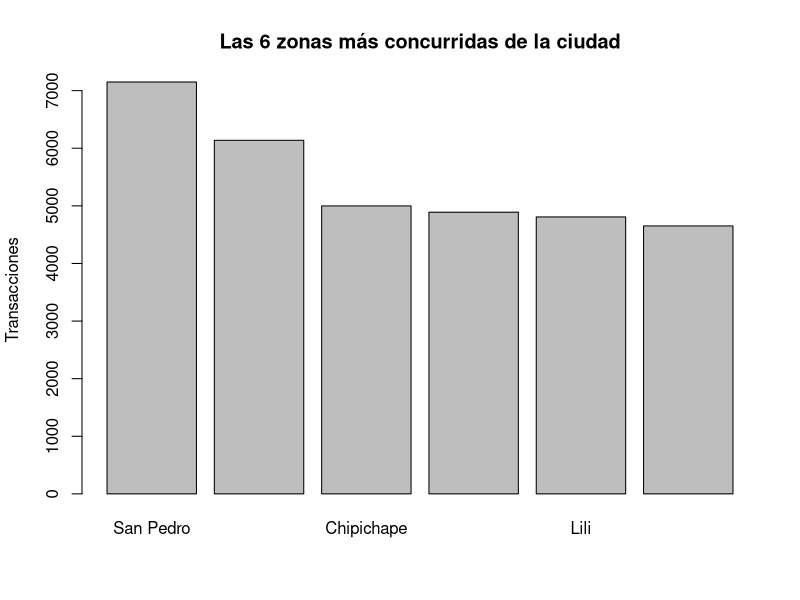

Recreate this plot in R.
## ---- chunk 1
#Los 3 son archivos separados por comas y con encabezados (nombres de columnas)
data_barrios<-read.csv('Datos Crudos/exa__barrios_cali.csv',sep = ',',
                       header = TRUE,stringsAsFactors = FALSE )

data_dispositivos<-read.csv('Datos Crudos/exa__dispositivos_cali.csv',
                            sep = ',', header = TRUE,
                            stringsAsFactors = FALSE )

data_clientes<-read.csv('Datos Crudos/exa__trx_clientes.csv',sep = ',',
                       header = TRUE,stringsAsFactors = FALSE )
#El argumento stringsAsFactors es para evitar que salgan factores que pueden ser molestos  para los algoritmos de limpieza
## ---- chunk 2
str(data_barrios)

str(data_dispositivos)

str(data_clientes)#La columna num_doc pese a ser númerica, por lo que representa no puede contener valores negativos
## ---- chunk 3
#La función complete.cases nos dice en que filas no hay NA
barrios_na<-complete.cases(data_barrios)
table(barrios_na) #No hay valores faltantes

dispositivos_na<-complete.cases(data_dispositivos)
table(dispositivos_na) #No hay valores faltantes

clientes_na<-complete.cases(data_clientes)
table(clientes_na) #No hay valores faltantes
## ---- chunk 4
min_codigo_barrios<-min(data_barrios$codigo)
min_codigo_barrios #El minimo es positivo, con lo que nos aseguramos que ninguno es negativo

min_codigo_dispositivos<-min(data_dispositivos$codigo)
min_codigo_dispositivos#El minimo es positivo, con lo que nos aseguramos que ninguno es negativo

min_idbarrio_dispositivos<-min(data_dispositivos$id_barrio)
min_idbarrio_dispositivos#El minimo es positivo, con lo que nos aseguramos que ninguno es negativo

min_coddispositivo_clientes<-min(data_clientes$cod_dispositivo)
min_coddispositivo_clientes#El minimo es positivo, con lo que nos aseguramos que ninguno es negativo

min_numdoc_clientes<-min(data_clientes$num_doc)
min_numdoc_clientes#El minimo es negativo, con lo que nos aseguramos que  almenos uno es negativo

table(data_clientes$tipo_doc)#Hay 14 datos anomalos en esta columna, tipo_doc  =4 y tipo_doc=9
## ---- chunk 5
data_clientes_tidy<-subset(data_clientes,
                           subset = num_doc>0 & tipo_doc %in% c(1,2) ,#solo consideramos las filas con num_doc positivo y que el tipo_doc sea 1 o 2
                           select = num_doc:num_trx)
## ---- chunk 6
#Ponemos los mismos nombres de columnas en las tablas
names(data_barrios)<-c('id_barrio','nombre_barrio')

names(data_dispositivos)<-c('tipo_disp','id_disp','latitud','longitud',
                            'id_barrio')

names(data_clientes_tidy)<-c('id_cliente','tipo_doc','tipo_disp','id_disp',
                             'num_trx')

## ---- chunk 7
library(data.table)
library(plyr)


##1·¿Cuales son las zonas más concurridas de la ciudad ?.


#Leer archilvos
data_barrios<-read.csv('./Datos Limpios/barrios_tidy.csv',header = TRUE,
                        sep = ',',stringsAsFactors = FALSE)

data_clientes<-read.csv('./Datos Limpios/clientes_tidy.csv',header = TRUE,
                       sep = ',',stringsAsFactors = FALSE)

data_dispositivos<-read.csv('./Datos Limpios/dispositivos_tidy.csv',
                            header = TRUE, sep = ',',stringsAsFactors = FALSE)

#convertir en tablas y asignarles un identificador
table_barrios<-data.table(data_barrios,key = 'id_barrio')

table_dispositivos<-data.table(data_dispositivos,key = 'id_disp')

table_clientes<-data.table(data_clientes,key = 'id_cliente')

## ---- chunk 8
#hacer un inner join 
bar_disp<-join(table_barrios,table_dispositivos,type='inner')

#mostrar solo las columnas id_disp y nombre_barrio
bar_disp<-bar_disp[,c(2,4)]


## ---- chunk 9
#hacer un inner join 
disp_cli<-join(table_dispositivos,table_clientes,type='inner')

#mostrar solo las columnas id_disp y num_trx
disp_cli<-disp_cli[,c(2,8)]
## ---- chunk 10
#hacer un inner join 
bar_cli<-join(bar_disp,disp_cli,type='inner')

#mostrar solo las columnas nombre_barrio y num_trx
bar_cli<-bar_cli[,c(1,3)]

#agrupar por el nombre del barrio y sumar las trx allí realizadas
bar_cli<-aggregate(num_trx~nombre_barrio,bar_cli,FUN = sum)
## ---- chunk 11
#ordenar los barrios de mayor a meenor segun el número de trx
bar_cli<-bar_cli[order(bar_cli$num_trx,decreasing = TRUE),]

x<-bar_cli[1:6,]

barplot(x$num_trx,names.arg = x$nombre_barrio,ylab = 'Transacciones',main = 'Las 6 zonas más concurridas de la ciudad')

head(bar_cli)


## ---- chunk 12
bar_disp<-join(table_barrios,table_dispositivos,type='inner')

#mostrar solo las columnas id_disp y nombre_barrio
bar_disp<-bar_disp[,2:4]
## ---- chunk 13

#cambiamos la columna id_disp por un vector de unos, pues solo nos intereza
# saber que hay un dispositivo
bar_disp$id_disp<-rep(1,length(bar_disp$nombre_barrio))

#contamos los dispositivos presentes en cada barrio respecto a su tipo
bar_disp_tipo<-aggregate(id_disp~nombre_barrio+tipo_disp,bar_disp,FUN = sum)

head(bar_disp_tipo)
## ---- chunk 14


#convertir en tablas y asignarles un identificador
table_barrios<-data.table(data_barrios,key = 'id_barrio')

table_dispositivos<-data.table(data_dispositivos,key = 'id_disp')

table_clientes<-data.table(data_clientes,key = 'id_cliente')

#hacer un inner join 
bar_disp<-join(table_barrios,table_dispositivos,type='inner')

#mostrar solo las columnas id_disp y nombre_barrio
bar_disp<-bar_disp[,c(2,4)]


#hacer un inner join 
disp_cli<-join(table_dispositivos,table_clientes,type='inner')

#mostrar solo las columnas id_disp,id_cliente y num_trx
disp_cli<-disp_cli[,c(2,6,8)]

## ---- chunk 15

#hacer un inner join 
bar_cli<-join(bar_disp,disp_cli,type='inner')

#mostrar solo las columnas id_disp,id_cliente y num_trx
bar_cli<-bar_cli[,c(1,3,4)]

head(bar_cli)
## ---- chunk 16

#calcular el total de trx de cada cliente
total_cli_trx<-aggregate(num_trx~id_cliente,bar_cli,FUN = sum)

#agregar una columna con el 65% de cada dato a la tabla total_cli_trx
total_cli_trx$pct<-65*total_cli_trx$num_trx/100

total_cli_trx<-total_cli_trx[,c(1,3)]

#hacer total_cli_trx con id_cliente como su llave
total_cli_trx<-data.table(total_cli_trx,key = 'id_cliente')

#calcular el total de trx de cada cliente considerando el barrio
#en el que se hicieron
cli_trx_bar<-aggregate(num_trx~id_cliente+nombre_barrio,bar_cli,FUN = sum)

#hacer cli_trx_bar con id_cliente como su llave
cli_trx_bar<-data.table(cli_trx_bar,key = 'id_cliente')

cli_trx_bar<-join(cli_trx_bar,total_cli_trx,type='inner')

#nos quedamos solo con las  lineas que su numero de trax sea menor que su 
# 65%
cli_trx_bar<-subset(cli_trx_bar,num_trx<=pct,select = c(id_cliente,nombre_barrio,num_trx,pct))

head(cli_trx_bar)
